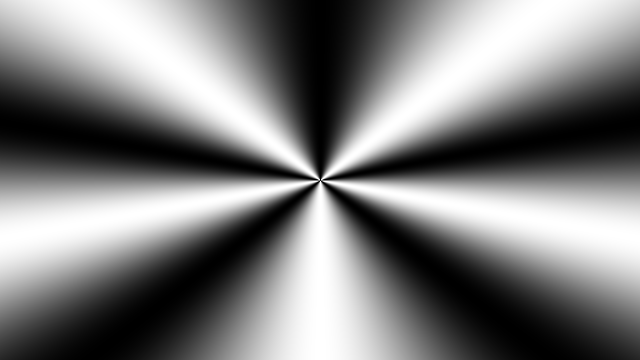
Frame 1 (no input)
Frame 60 (no input): identical to frame 1, image omitted
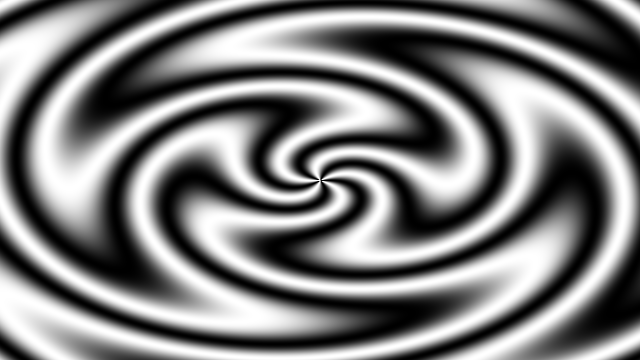
Frame 120 (the mouse pressed at the canvas centre since frame 60)

The p5.js sketch that drew these frames (run headless with seeded random() and noise() and a simulated clock; from frame 60 on, the mouse is pressed at the canvas centre):

// p5.js sketch
// ── sketch.js
function setup() {
	var canvas = createCanvas(640, 360);
  //canvas.parent("p5container");
  // Temporary-ish fix for retina machines
  pixelDensity(1);

}

function draw() {
	
loadPixels();
  var n = (mouseX * 10.0) / width;
  var w = 16.0;         // 2D space width
  var h = 16.0;         // 2D space height
  var dx = w / width;    // Increment x this amount per pixel
  var dy = h / height;   // Increment y this amount per pixel
  var x = -w/2;          // Start x at -1 * width / 2
  for (var i = 0; i < width; i++) {
    var y = -h/2;        // Start y at -1 * height / 2
    for (var j = 0; j < height; j++) {
      var r = sqrt((x*x) + (y*y));    // Convert cartesian to polar
      var theta = atan2(y,x);         // Convert cartesian to polar
      // Compute 2D polar coordinate function
      var val = sin(n*cos(r) + 5 * theta);           // Results in a value between -1 and 1
      //var val = cos(r);                            // Another simple function
      //var val = sin(theta);                        // Another simple function
      // Map resulting vale to grayscale value
      var loc = (i + j*width)*4;
      var b = map(val, -1, 1, 0, 255);     // Scale to between 0 and 255
      pixels[loc]   = b;
      pixels[loc+1] = b;
      pixels[loc+2] = b;
      pixels[loc+3] = 255;     // Scale to between 0 and 255
      y += dy;                // Increment y
    }
    x += dx;                  // Increment x
  }
  updatePixels();
}
